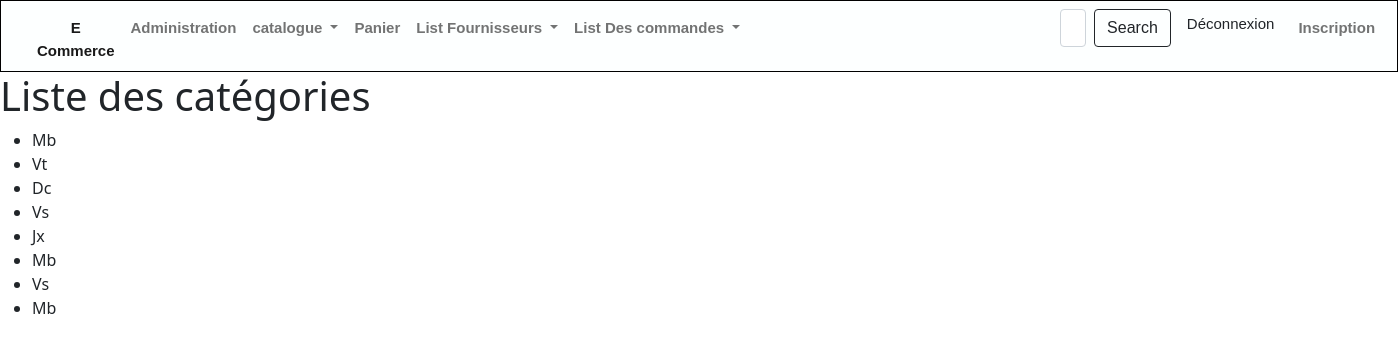
The app's page /magasin/categories/ with its own data.
### magasin/models.py (models this page shows, shortened)
class Categorie(models.Model):
    TYPE_CHOICES=[
        ('Al','Alimentaire'),
        ('Mb','Meuble'),
        ('Sn','Sanitaire'),
        ('Vs','Vaisselle'),
        ('Vt','Vetement'),
        ('Jx','Jouets'),
        ('Lg','Ligne de Maison'),
        ('Bj','Bijoux'),
        ('Dc','Decor')
        ]
    libelle=models.CharField(default='Al',choices=TYPE_CHOICES,max_length=50)

### magasin/views.py (the view)
# urls.py: path('categories/', views.liste_categories, name='categories'),
def liste_categories(request):
    categories = Categorie.objects.all()
    return render(request, 'magasin/liste_categories.html', {'categories': categories})

### magasin/templates/magasin/liste_categories.html
{% extends 'magasin/base.html' %}
{% block content %}
    <h1>Liste des catégories</h1>
    <ul>
        {% for categorie in categories %}
            <li>{{ categorie.libelle }}</li>
        {% endfor %}
    </ul>
{% endblock %}

### records on screen
Categorie: libelle "Mb"
Categorie: libelle "Vt"
Categorie: libelle "Dc"
Categorie: libelle "Vs"
Categorie: libelle "Jx"
Categorie: libelle "Mb"
Categorie: libelle "Vs"
Categorie: libelle "Mb"
